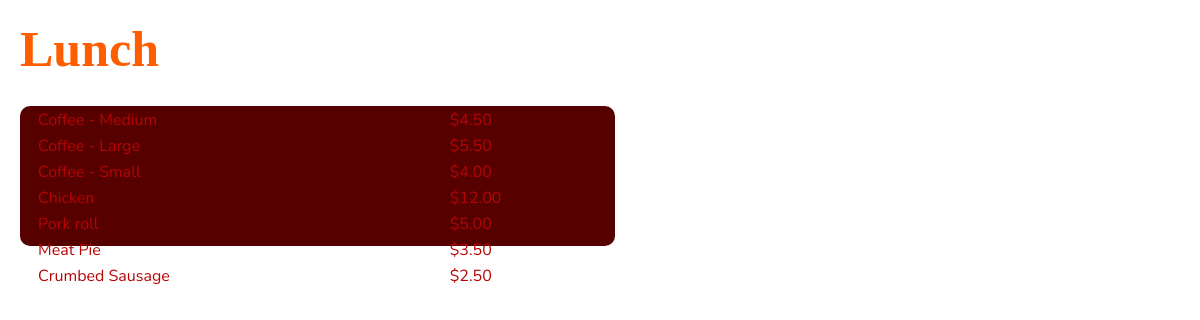
The app's page /display/573 with its own data.
### website/models.py (models this page shows)
class ShopMenus(db.Model):
    shopMenuID = db.Column(db.Integer, primary_key=True)
    displayID = db.Column(db.Integer, db.ForeignKey('displays.displayID', name='fk_shop_menus_display_id'))
    menuTypeID = db.Column(db.Integer, db.ForeignKey('menus.menuID', name='fk_shops_menus_menu_type_id'))
    menuTitle = db.Column(db.String(50), nullable=False)
    menuStartTime = db.Column(db.Time, nullable=False)
    menuFinishTime = db.Column(db.Time, nullable=False)
    menuActive = db.Column(db.Boolean, nullable=False)

class MenuItems(db.Model):
    menuItemID = db.Column(db.Integer, primary_key=True)
    itemID = db.Column(db.Integer, db.ForeignKey('items.itemID', name='fk_menu_items_item_id'))
    menuID = db.Column(db.Integer, db.ForeignKey('shop_menus.shopMenuID', name='fk_menu_items_menu_id'))
    groupID = db.Column(db.Integer, nullable=False)
    itemOrder = db.Column(db.Integer, nullable=False)
    item = db.relationship('Items', back_populates='menuitems')

class Items(db.Model):
    itemID = db.Column(db.Integer, primary_key=True)
    itemName = db.Column(db.String(50), nullable=False)
    itemPrice = db.Column(db.String(50), nullable=False)
    itemSubitem = db.Column(db.String(120))
    primaryUserID = db.Column(db.Integer, db.ForeignKey('users.id', name='fk_items_users'))
    menuitems = db.relationship('MenuItems', back_populates='item')

### website/displays.py (the view)
@displays.route('/display/<int:display_id>', methods=['GET', 'POST'])
def display(display_id):
    displayID = display_id
    shopMenus = ShopMenus.query.filter_by(displayID=displayID, menuActive=True).all()
    if shopMenus:
        for shopMenu in shopMenus:
            if shopMenu.menuStartTime <= datetime.now().time() < shopMenu.menuFinishTime:
                menuID = shopMenu.shopMenuID
                shopMenuTitle = shopMenu.menuTitle
                match shopMenu.menuTypeID:
                    case 1:
                        ads = ShopAds.query.filter_by(menuID=menuID).order_by(asc(ShopAds.adOrder)).all()
                        return render_template('display.html',
                                               displayID=displayID,
                                               ads=ads,
                                               shopMenu=shopMenu,
                                               shopMenuTitle=shopMenuTitle)
                    case 3:
                        menuItems = MenuItems.query.filter_by(menuID=menuID).order_by(asc(MenuItems.itemOrder)).all()
                        return render_template('display.html',
                                               displayID=displayID,
                                               shopMenu=shopMenu,
                                               menuItems=menuItems,
                                               shopMenuTitle=shopMenuTitle)
    else:
        return render_template('D0573.html')

### website/templates/display.html (shortened to what this page needs)
{% extends "base.html" %}{% block title %}{{ shopMenuTitle }}{% endblock %}
{% block content %}
    {% if shopMenu.menuTypeID == 1 %}
        <div id="ads-container">
            {% for ad in ads %}
                <div class="advert-container">
                    <div class="advert" style="background-image: url({{ url_for('static', filename= 'adverts/' + ad.advertisement.file_path.split('/')[-1]) }})"></div>
                </div>
            {% endfor %}
        </div>
        <script>
            const ads = document.querySelectorAll('.advert-container');
            let i = 0;
            function showNextAd() {
                // Hide the current ad
                ads[i].classList.remove('visible');
                // Increment the counter and loop around to the beginning if necessary
                i = (i + 1) % ads.length;
                // Show the next ad
                ads[i].classList.add('visible');
                // Pause for 10 seconds before showing the next ad
                setTimeout(function() {
                    if (i == (ads.length-1)) {
                        console.log("Check 1")
                        window.location.href = '/display/{{ displayID }}';
                        // Make an AJAX request to the server to trigger the display function
                    }
                    showNextAd();
                }, 10000);
            }
            // Show the first ad and start the cycle
            ads[i].classList.add('visible');
            setTimeout(showNextAd, 10000);
        </script>
    {% elif shopMenu.menuTypeID == 3 %}
        <main class = 'menu3'>
            <div>
                <header>
                    <h1>{{ shopMenu.menuTitle }}</h1>
                    <br>
                </header>
            </div>
            <div class="items">
                <table id="myTable">
                    {% for menuItem in menuItems %}
                        <tr>
                            <td>{{ menuItem.item.itemName }}</td>
                            <td>${{ menuItem.item.itemPrice }}</td>
                        </tr>
                    {% endfor %}
                </table>
            </div>
        </main>
    {% endif %}
{% endblock %}

### website/static/style.css (style rules this page uses)
body { background: #ffffff; width: 1200px; height: 680px; font-family: 'Lobster', sans-serif; font-size: 1rem; color: #b64400; margin: 20px; }
p, table { font-family: 'Nunito', sans-serif; color: #b60404; font-size: 16px; margin-top: 5px; margin-bottom: 5px; padding-top: 0; }
table { width: 100%; }
h1 { font-size: 50px; margin-bottom: 5px; margin-top: 5px; }
h1 { color: #ff5e00; }
.menu3 { font-family: 'Orbitron', sans-serif; }
.menu3 h1 { font-family: "Arial Rounded MT Bold"; }
.items { box-sizing: border-box; border-radius: 10px; width: fit-content; width: 595px; height: 140px; background-color: #570000; padding-left: 15px; }

### records on screen
ShopMenus: menuTitle "Lunch"
MenuItems: item.itemName "Coffee - Medium", item.itemPrice "4.50"
MenuItems: item.itemName "Coffee - Large", item.itemPrice "5.50"
MenuItems: item.itemName "Coffee - Small", item.itemPrice "4.00"
MenuItems: item.itemName "Chicken", item.itemPrice "12.00"
MenuItems: item.itemName "Pork roll", item.itemPrice "5.00"
MenuItems: item.itemName "Meat Pie", item.itemPrice "3.50"
MenuItems: item.itemName "Crumbed Sausage", item.itemPrice "2.50"
